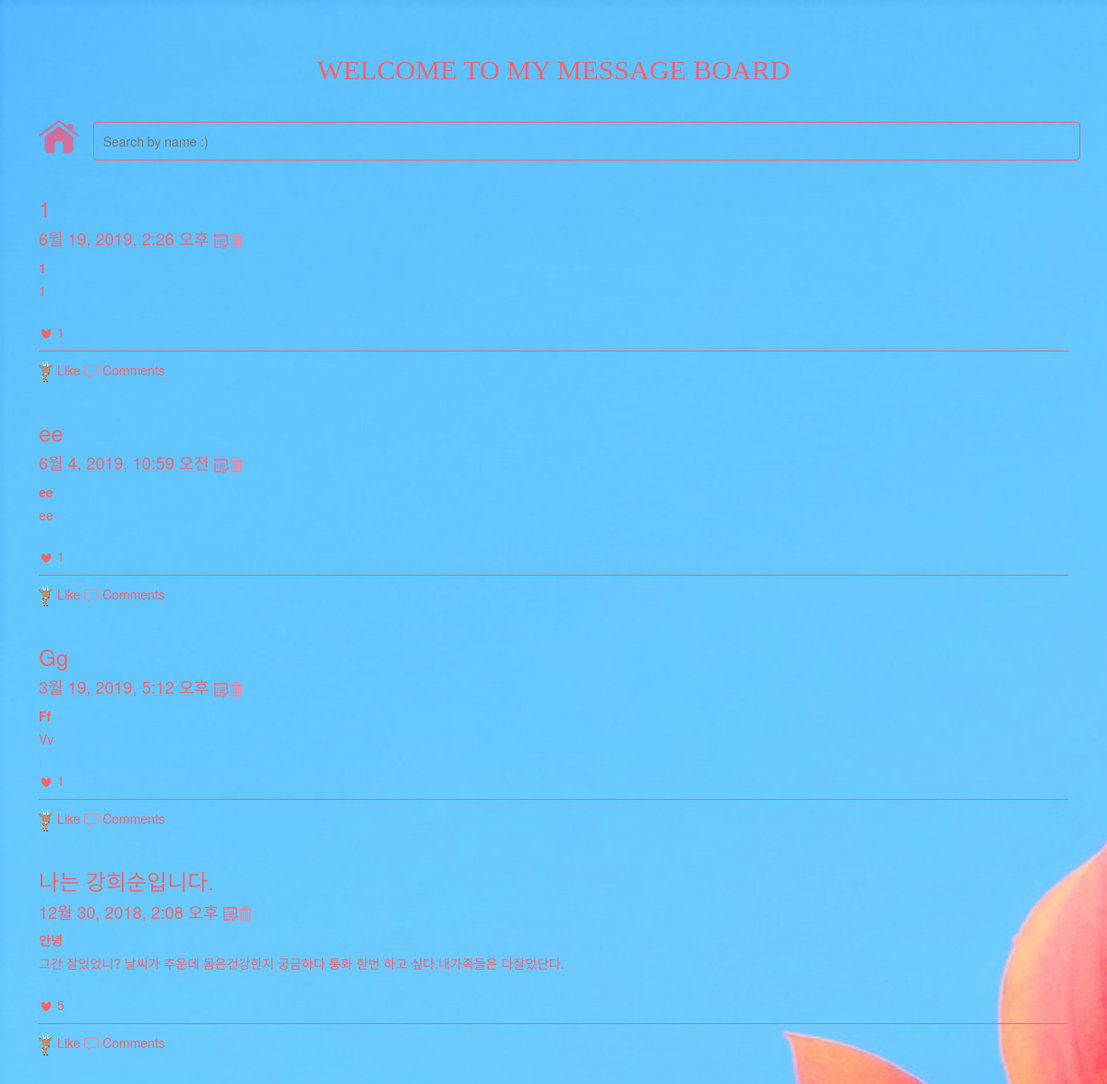
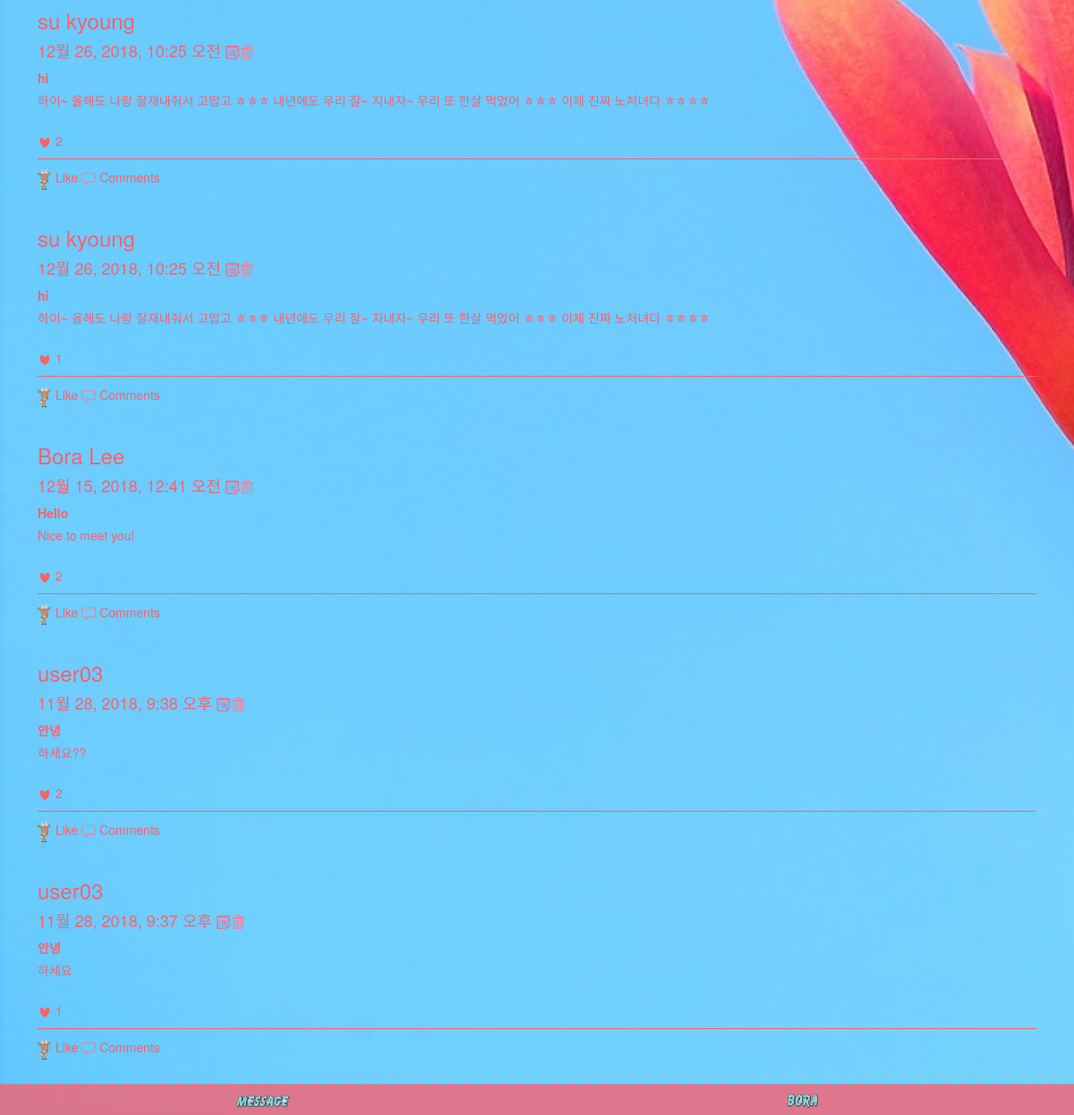
/main/, run on the app's committed database (2 pictures, top to bottom).
### facebook/models.py (models this page shows, shortened)
class Article(models.Model):
    author      = models.CharField(max_length=120)
    title       = models.CharField(max_length=120)
    text        = models.TextField()
    password    = models.CharField(max_length=120)
    total_like        = models.CharField(max_length=120)
    created_at  = models.DateTimeField(auto_now_add=True) #자동날짜
    like_user_set = models.ManyToManyField(settings.AUTH_USER_MODEL,
                                           blank=True,
                                           related_name='like_user_set',
                                           through='Like', default='')

### facebook/views.py (the view, shortened to what this page needs)
# urls.py: path('main/', newsfeed),
def newsfeed(request):
        articles = Article.objects.order_by('-created_at')
        return render(request, 'newsfeed.html', {'articles': articles})

### facebook/templates/newsfeed.html (shortened to what this page needs)
<!DOCTYPE html>
<html>
<head>
    <link rel="stylesheet" href="https://maxcdn.bootstrapcdn.com/bootstrap/3.3.7/css/bootstrap.min.css">
</head>
<body>
<div class="container">
    <div style="text-align: center; color:#F86171; width:100%; margin-top:5%;"><b><h2><font face="bodoni">WELCOME TO MY MESSAGE BOARD</font></h2></b></div>
</div>
<div class="container" style="padding-left:25px;padding-right:25px;margin-top:20px;">
    <div class="btn1" style="display:inline-block;">
        <a href="/">
            <img src="/static/home.png" width="48.4px" >
        </a>
    </div>
    <div class="search">
        <input type="text" style="width:100%;border-radius:4px; margin-left: 1%; color:#F86171;" class="searchbar"  placeholder="Search by name :)" id="keyword" onkeyup="">
    </div>
</div>
<div class="container" style="padding-bottom:60px;">
    {% if  articles %}
    {% for feed in articles %}
    <div class="feed feed{{feed.pk}}">
        <h3 class="name" style="color:#F86171;">{{ feed.author }}</h3>
        <div class="date">
            <h4 data-pk="{{feed.pk}}">{{ feed.created_at }}
                <img src="/static/ic_edit1.png" height="16px" class="modify_feed">
                <img src="/static/ic_delete.png" class="delete_feed" height="16px" style="margin-top:-0.2%; margin-left:-0.4%"></h4>
        </div>
        <a class="title">{{ feed.title }}</a>
        <p class="content" style="color:#F86171;">{{ feed.text }}</p>
        <div style="height:15px;"></div>
        <div>
            {% if feed.total_like != '0' and feed.total_like != '' %}
            <img src="/static/redHeart.png" width="16px" class="img" id="img{{feed.pk}}">
            {% else %}
            <img src="/static/justHeart.gif" width="20px" class="img" id="img{{feed.pk}}">
            {% endif %}
            <div style="display:inline-block; color:#F86171;">
                {{feed.total_like}}
            </div>
        </div>
        <div class="accessory">
            <div style="display:inline-block; color:#F86171;" class="like_btn" data-article="{{feed.pk}}" data-status="0">
                <img src="/static/like_icon.gif" width="16px" class="like_gray" > Like
            </div>
            <div class="cmt" style="display:inline-block;" >
                <img src="/static/ic_comment.png" width="16px" > Comments
            </div>
        </div>
    </div>
    {% endfor %}
    {% else %}
    <h1 style="color:#F86171; text-align:center;"> Sorry</br> There are no posts :(</h1><br/>
    <div style="text-align:center; margin-top:-3%;"><h5><a href="/main">Click back to the message board</a></h5></div>
    {% endif %}
</div>
<div class="footer" style="position:fixed;bottom:30px;background: transparent; z-index:5">
    <div class="tab1" style="background-color:#F86171; height:35px;opacity:0.8;">
        <img src="/static/msg.gif" width="70px" style="margin-top: 5px;" class="modal_write"> </div>
    <div class="tab2" style="background-color:#F86171; height:40px;opacity:0.8;">
        <a href="/#bora"><img src="/static/bora_lee1.gif" style="margin-top:2px; " height="25px" width=45px"></a>
    </div>
</div>
</body>
</html>

### facebook/templates/newsfeed.html (style rules this page uses)
* { box-sizing: border-box; margin: 0; padding: 0; position: relative; }
body { background-image: url('/static/tulip1.jpg'); -webkit-background-size: cover; -moz-background-size: cover; -o-background-size: cover; background-size: cover; }
.btn1 { position: absolute; z-index:10; width:48.4px; }
.search { padding-left:50px; margin-top:10px; width:-webkit-fill-available;      }
.searchbar { background-color: transparent; color:#F86171; border-radius: 4px; border: 1px solid #F86171; padding: 10px; }
.container { background-color: transparent;  }
.footer { border-top: 1px dotted #F86171; background-color: #F86171; height: 5px; text-align: center; position:relative; bottom: 0; left: 0; right: 0; }
.tab1 { float: left; width: 50%; }
.tab2 { float: left; width: 50%; }
.feed { background-color: transparent;   border-top: -5px solid #F86171; border-bottom: 1px solid transparent; margin: 7px 0; padding: 12px; margin-bottom:-1%; }
.date { color: #F86171; margin-bottom: 10px; }
.title { color: #F86171; font-weight: 600; }
.content { margin-top: 5px; color:#F86171; }
.accessory { border-top: 1px solid #F86171; padding-top:10px; margin-top:10px; color: #F86171; font-size: 14px; }

### data on the page
Article: author "1", created_at "6월 19, 2019, 2:26 오후", title "1", text "1", total_like "1"
Article: author "ee", created_at "6월 4, 2019, 10:59 오전", title "ee", text "ee", total_like "1"
Article: author "Gg", created_at "3월 19, 2019, 5:12 오후", title "Ff", text "Vv", total_like "1"
Article: author "나는 강희순입니다.", created_at "12월 30, 2018, 2:08 오후", title "안녕", text "그간 잘있었니? 날씨가 추운데 몸은건강한지 궁금하다 통화 한번 하고 싶다.내가족들은 다잘있단다.", total_like "5"
Article: author "su kyoung", created_at "12월 26, 2018, 10:25 오전", title "hi", text "하이~ 올해도 나랑 잘재내줘서 고맙고 ㅎㅎㅎ 내년에도 우리 잘~ 지내자~ 우리 또 한살 먹었어 ㅎㅎㅎ 이제 진짜 노처녀다 ㅎㅎㅎㅎ", total_like "2"
Article: author "su kyoung", created_at "12월 26, 2018, 10:25 오전", title "hi", text "하이~ 올해도 나랑 잘재내줘서 고맙고 ㅎㅎㅎ 내년에도 우리 잘~ 지내자~ 우리 또 한살 먹었어 ㅎㅎㅎ 이제 진짜 노처녀다 ㅎㅎㅎㅎ", total_like "1"
Article: author "Bora Lee", created_at "12월 15, 2018, 12:41 오전", title "Hello", text "Nice to meet you!", total_like "2"
Article: author "user03", created_at "11월 28, 2018, 9:38 오후", title "안녕", text "하세요??", total_like "2"
Article: author "user03", created_at "11월 28, 2018, 9:37 오후", title "안녕", text "하세요", total_like "1"
